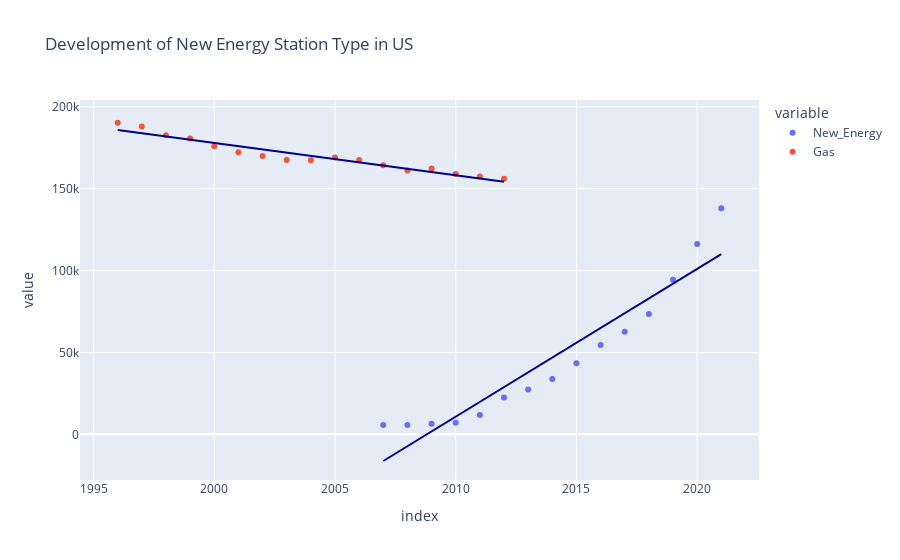

Notebook source saved alongside this figure:
### Code cell
fig = px.scatter(station_all, x=station_all.index, y=['New_Energy','Gas'],
             title="Development of New Energy Station Type in US",
             height=300, trendline='ols', trendline_color_override='darkblue')
fig.show()

### Figure 1 — Plotly figure (JSON) as saved in the notebook; plotly's stock layout.template omitted (floating-point values rounded to 4 significant figures)
{"data": [{"hovertemplate": "variable=New_Energy<br>index=%{x}<br>value=%{y}<extra></extra>", "legendgroup": "New_Energy", "marker": {"color": "#636efa", "symbol": "circle"}, "mode": "markers", "name": "New_Energy", "orientation": "v", "showlegend": true, "type": "scatter", "x": [1996, 1997, 1998, 1999, 2000, 2001, 2002, 2003, 2004, 2005, 2006, 2007, 2008, 2009, 2010, 2011, 2012, 2013, 2014, 2015, 2016, 2017, 2018, 2019, 2020, 2021], "xaxis": "x", "y": [null, null, null, null, null, null, null, null, null, null, null, 5742, 5742, 6449, 7111, 11788, 22561, 27314, 33805, 43384, 54517, 62592, 73475, 94410, 116146, 138020], "yaxis": "y"}, {"hovertemplate": "<b>OLS trendline</b><br>value = 9021.52 * index + -1.81225e+07<br>R<sup>2</sup>=0.898403<br><br>variable=New_Energy<br>index=%{x}<br>value=%{y} <b>(trend)</b><extra></extra>", "legendgroup": "New_Energy", "line": {"color": "darkblue"}, "marker": {"color": "#636efa", "symbol": "circle"}, "mode": "lines", "name": "New_Energy", "showlegend": false, "type": "scatter", "x": [2007, 2008, 2009, 2010, 2011, 2012, 2013, 2014, 2015, 2016, 2017, 2018, 2019, 2020, 2021], "xaxis": "x", "y": [-16280.0, -7259.0, 1763.0, 10780.0, 19810.0, 28830.0, 37850.0, 46870.0, 55890.0, 64910.0, 73930.0, 82960.0, 91980.0, 101000.0, 110000.0], "yaxis": "y"}, {"hovertemplate": "variable=Gas<br>index=%{x}<br>value=%{y}<extra></extra>", "legendgroup": "Gas", "marker": {"color": "#EF553B", "symbol": "circle"}, "mode": "markers", "name": "Gas", "orientation": "v", "showlegend": true, "type": "scatter", "x": [1996, 1997, 1998, 1999, 2000, 2001, 2002, 2003, 2004, 2005, 2006, 2007, 2008, 2009, 2010, 2011, 2012, 2013, 2014, 2015, 2016, 2017, 2018, 2019, 2020, 2021], "xaxis": "x", "y": [190246, 187892, 182596, 180567, 175941, 172169, 170018, 167571, 167346, 168987, 167476, 164292, 161068, 162350, 159006, 157393, 156065, null, null, null, null, null, null, null, null, null], "yaxis": "y"}, {"hovertemplate": "<b>OLS trendline</b><br>value = -1976.37 * index + 4.13069e+06<br>R<sup>2</sup>=0.934420<br><br>variable=Gas<br>index=%{x}<br>value=%{y} <b>(trend)</b><extra></extra>", "legendgroup": "Gas", "line": {"color": "darkblue"}, "marker": {"color": "#EF553B", "symbol": "circle"}, "mode": "lines", "name": "Gas", "showlegend": false, "type": "scatter", "x": [1996, 1997, 1998, 1999, 2000, 2001, 2002, 2003, 2004, 2005, 2006, 2007, 2008, 2009, 2010, 2011, 2012], "xaxis": "x", "y": [185900.0, 183900.0, 181900.0, 179900.0, 178000.0, 176000.0, 174000.0, 172000.0, 170100.0, 168100.0, 166100.0, 164100.0, 162200.0, 160200.0, 158200.0, 156200.0, 154200.0], "yaxis": "y"}], "layout": {"autosize": true, "legend": {"title": {"text": "variable"}, "tracegroupgap": 0}, "title": {"text": "Development of New Energy Station Type in US"}, "xaxis": {"anchor": "y", "autorange": true, "domain": [0, 1], "range": [1994.0, 2023.0], "title": {"text": "index"}, "type": "linear"}, "yaxis": {"anchor": "x", "autorange": true, "domain": [0, 1], "range": [-28030.0, 206900.0], "title": {"text": "value"}, "type": "linear"}}}
